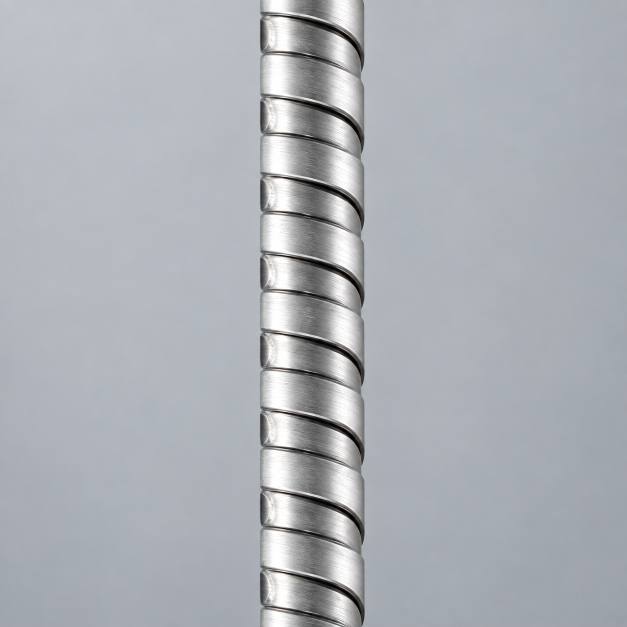
#> input picture imgs/Armour.png, 1254 x 1254 px, given in place of image9.jpg, which was not available (shown at 1/2 size)
$ python prep-client-imgs.py
#> lines starting #> are read from the running program, lines starting #| are printed output that depends on the picture; after the words box and inside, x2 and y2 are one past the last pixel; in counts of white or black regions, pixels touching at a corner belong together; pictures that were not available may be replaced by others from this repository, and a replacement may not be noted
#> in load, im is the input picture: PIL image 1254x1254 RGB; mean R, G, B 172.3, 176.1, 182.1
### build/imgprep.py
# -*- coding: utf-8 -*-
"""Measuring and trimming the photographs the client supplies.

The client asked for the borders off the pictures in docs/web 1.pptx and the
backgrounds left alone. That is one job with two halves, and both halves are
here so that every script preparing a client picture does them the same way:
find what the studio ground actually is, take off the border drawn or framed
around it, and resample to the size the page draws it at without inventing
detail.

Used by build/prep-client-imgs.py and build/relabel-band-cutaway.py.
"""
import numpy as np
from PIL import Image, ImageFilter
from scipy import ndimage


def ground(a):
    """The colour of the studio ground, read off the outer ring.

    The mode of the ring, not the median. Several of these carry a sliver of
    white matte down one side where the client pasted the photograph onto a
    slide, and on the blue montage that sliver drags a median far enough off the
    blue that nothing downstream can tell ground from product.
    """
    ring = np.concatenate([a[0], a[-1], a[:, 0], a[:, -1]])
    q = ring // 6
    key = q[:, 0] * 4096 + q[:, 1] * 64 + q[:, 2]
    vals, counts = np.unique(key, return_counts=True)
    return np.median(ring[key == vals[counts.argmax()]], axis=0)


def content(a, g, tol=10):
    """Everything that is not the ground, with single pixel speckle dropped.

    This is a colour test per pixel, never a flood fill. A flood fill walks from
    the border and can walk straight up a white lead; a colour test cannot,
    because it never asks what a pixel is connected to.
    """
    return ndimage.binary_opening(np.abs(a - g).max(axis=2) > tol, np.ones((3, 3)))


def _bbox(sub, g, tol):
    m = content(sub, g, tol)
    if not m.any():
        return None
    rows = np.where(m.any(axis=1))[0]
    cols = np.where(m.any(axis=0))[0]
    return int(rows[0]), int(rows[-1]) + 1, int(cols[0]), int(cols[-1]) + 1


def crop_borders(im, tol=10, pad_frac=0.012, max_frame=0.10):
    """Take the borders off, and nothing else.

    Two kinds turn up in this deck. One is the flat margin of ground the shot
    was framed with, which leaves the product small in the middle of a lot of
    nothing. The other is a rule the supplier drew round the picture, or the
    sliver of white matte left where the client pasted a photograph onto a
    coloured slide. Both come off. What sits between them and the product is the
    background, and that is left exactly as it was shot.

    The ground colour is read once, off the original, and then held. Re-reading
    it after each crop looks like the same thing and is not: once the margin has
    gone the ring is mostly product, the estimate follows it inward, and the box
    eats the part a slice at a time. That is how the first cut of this took the
    left hand probe off the grounded thermocouple.

    The two passes alternate because a drawn rule only reaches the edge once the
    outer margin has gone, and there is usually a second margin inside the rule.
    """
#> called with tol = 10, pad_frac = 0.012, max_frame = 0.1
    a = np.asarray(im).astype(np.int16)
    h, w, _ = a.shape
#> h = 1254; w = 1254
    g = ground(a)
#> in ground, `key = q[:, 0] * 4096 + q[:, 1] * 64 + q[:, 2]`: key = 5016 values, max 31207 at index 540, min -31273 at index 1962, mean -13216
#> in ground, `vals, counts = np.unique(key, return_counts=True)`: vals = 120 values from -31273 to 31207; counts = 120 values, max 967 at index 35, min 1 at index 0, mean 41.8
#> g = [165, 169, 177]
    t, b, l, r = 0, h, 0, w
#> t = 0; b = 1254; l = 0; r = 1254
    lim = max(3, int(min(h, w) * max_frame))
#> lim = 125
    cut = 0
    for _ in range(64):
        sub = a[t:b, l:r]
        if sub.shape[0] < 8 or sub.shape[1] < 8:
            break
        box = _bbox(sub, g, tol)
        if box is None:
            break
        if box != (0, sub.shape[0], 0, sub.shape[1]):
            y0, y1, x0, x1 = box
            t, b, l, r = t + y0, t + y1, l + x0, l + x1
            continue
        if cut >= lim:
            break
        # No ground left to trim, so every edge is either the product itself or
        # a border drawn over it. A drawn border runs the full length of its
        # side and holds one colour along it; a product that happens to reach
        # the edge does neither, which is what stops the pile of ceramic beads
        # that fills its own frame from being shaved a row at a time.
        m = content(sub, g, tol)
        moved = False
        for side in "tblr":
            line = {"t": sub[0], "b": sub[-1], "l": sub[:, 0], "r": sub[:, -1]}[side]
            hit = {"t": m[0], "b": m[-1], "l": m[:, 0], "r": m[:, -1]}[side]
            # Judge the middle of the line, not its ends. The rule round the
            # thermocouple group is a rounded rectangle, so the last tenth at
            # each end of every side is the corner radius and is ground; testing
            # the whole line scores that rule at 0.8 and leaves it on the page.
            n = len(line)
            core = slice(n // 10, n - n // 10) if n >= 20 else slice(None)
            line, hit = line[core], hit[core]
            if hit.mean() >= 0.95 and (line.max(axis=0) - line.min(axis=0)).max() <= 18:
                t, b, l, r = (t + 1, b, l, r) if side == "t" else \
                             (t, b - 1, l, r) if side == "b" else \
                             (t, b, l + 1, r) if side == "l" else (t, b, l, r - 1)
                moved = True
        if not moved:
            break
        cut += 1
#> this loop made 1 pass
#> box on pass 1: (0, 1254, 0, 1254)
#> pass 1, in _bbox, `m = content(sub, g, tol)`:
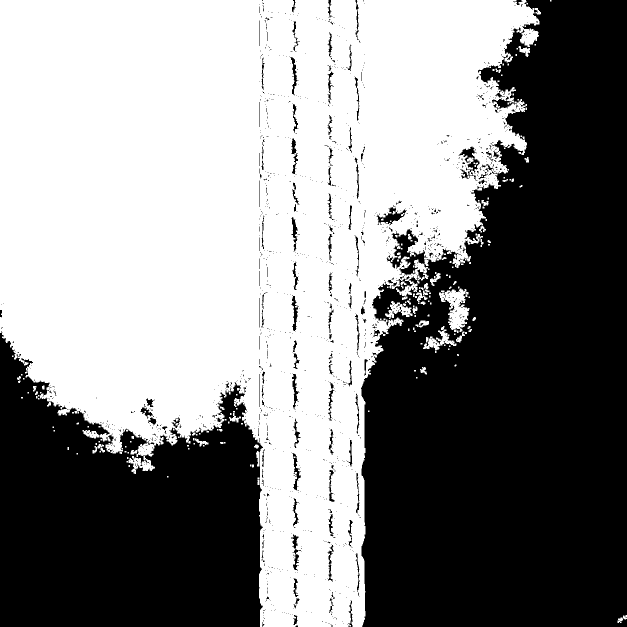
#> m: shape (1254, 1254) bool (shown at 1/2 size); 53.2% white; 1347 black regions (1213 under 20 px), largest, box (x1, y1, x2, y2) and area: (722, 0, 1254, 1254) 500797, (0, 662, 526, 1254) 216861, (917, 293, 959, 361) 947
#> after the loop, cut = 0
    # Hand back a small even margin of the picture's own ground, so the product
    # is not flush against the edge of the box the page draws it in.
    pad = int(round(max(b - t, r - l) * pad_frac))
#> pad = 15
    return im.crop((max(0, l - pad), max(0, t - pad),
                    min(w, r + pad), min(h, b + pad)))


def enhance(im, target_h=None, target_w=None, max_up=1.4, cap=1600):
    """Resample to the size the page draws it at, then restore the edge.

    Never past max_up. These are 200 to 500 px originals and no resample adds
    detail; past about 1.4x the mask is sharpening its own interpolation, which
    reads as a crayon outline round every part. Small and sharp beats big and
    soft, which is the same rule the option catalogue is laid out under.
    """
#> called with target_h = 232, target_w = 440, max_up = 1.4, cap = 1600
    k = min(cap / max(im.size), max_up)
#> k = 1.28
    if target_h:
        k = min(k, target_h / im.height)
#> k = 0.185
    if target_w:
        k = min(k, target_w / im.width)
    if abs(k - 1) > 0.01:
        im = im.resize((max(1, round(im.width * k)), max(1, round(im.height * k))),
                       Image.LANCZOS)
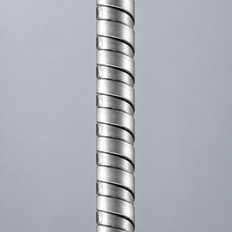
#> im: PIL image 232x232 RGB; mean R, G, B 172.3, 176.1, 182.1
    # Scale the mask to how far it was stretched, and hold a threshold so the
    # flat ground does not come back as JPEG noise.
    pct = int(min(150, 60 + 110 * max(0.0, k - 1)))
#> pct = 60
    return im.filter(ImageFilter.UnsharpMask(radius=1.1, percent=pct, threshold=3))


def _hex(g):
    return "#%02x%02x%02x" % tuple(int(round(v)) for v in g)

### build/prep-client-imgs.py
#!/usr/bin/env python3
# -*- coding: utf-8 -*-
"""Prepare the photographs the client supplied in docs/web 1.pptx.

    python3 build/prep-client-imgs.py

The client marked up screenshots of the preview site in PowerPoint and dropped a
photograph onto each slot they wanted filled. Those photographs come out of the
deck as ppt/media/imageNN, which is what docs/uploads-2026-08-31/web1-ppt-images
holds, byte for byte. This turns them into files in imgs/: family cards, option
thumbnails, and the larger presentation images (hero, construction, selection).

The background stays. An earlier cut of this knocked the studio ground out to
transparency so one picture could sit on a warm card and the next on a sunk
panel, and it cost real product: the white braided lead off the Type K
thermocouple, the fine wire off the grounded probe, and most of the pile of
ceramic beads, which came out as confetti. A flood fill cannot tell a white lead
on a white sweep from the sweep. So nothing is erased here. What comes off is
the border, and where the ground that is left is not the colour of the panel it
lands on, the panel is repainted to match it: every output records its own
ground colour in imgs/client-imgs.json and the build reads it back.

Sharpening is the other half. Most of these arrive between 200 and 500 px, which
is at or just under the size the page draws them at on a 2x screen, so they go
up by at most 1.4x on Lanczos and take an unsharp mask scaled to how far they
were stretched. That does not invent detail. It recovers the edge contrast the
resample costs, which is the part that reads as blur.

image40.jpg is deliberately absent: it carries another supplier's watermark.
"""
import json
import os
import sys
import warnings

import numpy as np
from PIL import Image
from scipy import ndimage

HERE = os.path.dirname(os.path.abspath(__file__))
sys.path.insert(0, HERE)

from imgprep import _hex, crop_borders, enhance, ground  # noqa: E402

ROOT = os.path.join(HERE, "..")
SRC = os.path.join(ROOT, "docs", "uploads-2026-08-31", "web1-ppt-images")
IMGS = os.path.join(ROOT, "imgs")
META = os.path.join(IMGS, "client-imgs.json")

# Crops the client set in PowerPoint, as the deck records them: a fraction of
# each side, in hundred thousandths. Honouring them is not a nicety. On the coil
# selection shot the client cropped away half the frame, and a build that reads
# only ppt/media ships the half they cut.
PPT_CROP = {
    "image26.jpeg": {"l": 5461, "t": 12122, "r": 5598, "b": 5454},
    "image55.jpg": {"t": 26500, "b": 26917},
    "image65.jpg": {"t": 28584, "r": -2, "b": 18244},
    "image66.jpg": {"l": 25969, "r": 18744, "b": -1},
}

_meta = {}


def load(name, ppt_crop=True):
    im = Image.open(os.path.join(SRC, name))
    if im.mode in ("RGBA", "LA", "P"):
        im = im.convert("RGBA")
        flat = Image.new("RGBA", im.size, (255, 255, 255, 255))
        im = Image.alpha_composite(flat, im)
    im = im.convert("RGB")
    if ppt_crop and name in PPT_CROP:
        im = _srcrect(im, PPT_CROP[name])
    return im


# [7 lines left out: function _srcrect, not called in this run]


def save(im, path, quality=88, line_art=False, has_ground=True):
    """Write the picture and record its size and its ground colour.

    JPEG for a photograph unless the output name is already .png, which is how
    the enhanced client set is stored. The one other exception is the three coil
    exit drawings, which are pen on white: a palette PNG of those is both
    smaller than the JPEG and lossless, where a JPEG rings visibly along every
    line.
    """
#> called with path = 'build/../imgs/cartridge-heaters.png', quality = 88, line_art = False, has_ground = True
    os.makedirs(os.path.dirname(path), exist_ok=True)
    if line_art:
        q = im.quantize(colors=256, method=Image.FASTOCTREE)
        with warnings.catch_warnings():
            warnings.simplefilter("ignore", UserWarning)
            q.save(path, "PNG", optimize=True)
    elif path.lower().endswith(".png"):
        im.save(path, "PNG", optimize=True)
    else:
        im.save(path, "JPEG", quality=quality, optimize=True, progressive=True)
    # A photograph of a room has no studio ground, so it records none: it is
    # drawn cover, filling its box edge to edge, and there is no panel showing
    # round it that would need repainting to match.
    g = _hex(ground(np.asarray(im).astype(np.int16))) if has_ground else None
#> in ground (call 2), `ring = np.concatenate([a[0], a[-1], a[:, 0], a[:, -1]])`: ring = 928 rows, first 8: [191, 195, 202], [191, 195, 202], [192, 196, 202], [193, 196, 203], [191, 195, 201], [189, 194, 200], [189, 194, 200], [190, 194, 200]
#> in ground (call 2), `q = ring // 6`: q = 928 rows, first 8: [31, 32, 33], [31, 32, 33], [32, 32, 33], [32, 32, 33], [31, 32, 33], [31, 32, 33], [31, 32, 33], [31, 32, 33]
#> g = '#a5a9b1'
    key = os.path.relpath(path, IMGS).replace(os.sep, "/")
    _meta[key] = {"w": im.width, "h": im.height, "ground": g}
    return path, im.size, g


def prep(name, out, dest, target_h=None, target_w=None, max_up=1.4, cap=1600,
         crop=None, quality=88, line_art=False, tol=10, pad_frac=0.012):
    im = load(name)
    if crop:
        im = im.crop(crop)
    im = enhance(crop_borders(im, tol=tol, pad_frac=pad_frac),
                 target_h=target_h, target_w=target_w, max_up=max_up, cap=cap)
    return save(im, os.path.join(dest, out), quality=quality, line_art=line_art)


# [82 lines left out: functions pair, panel, photo, photo_collage, not called in this run]


# ---- one per product family, for the cards on home and products ------------
#
# Drawn 116 px tall inside a card that is at least 250 px wide, so 232 by about
# 440 covers a 2x screen. The width cap is the one that usually binds: a phone
# goes single column and draws these wider than the desktop grid does.
FAMILY_CARDS = [
    ("image9.jpg", "cartridge-heaters.png", {}),
    ("image10.jpg", "coil-heaters-hero.png", {}),
    ("image11.png", "band-heaters.png", {}),
    ("image12.png", "nozzle-heaters.png", {}),
    ("image14.jpg", "strip-heaters.png", {}),
    ("image15.jpg", "tubular-heaters-u-and-w-forms.png", {}),
    # The only one whose border is not found by measurement. It is a rounded
    # rule, so the last tenth of every side is corner radius and reads as
    # ground, and JPEG has left a warm three by three smudge in each of the four
    # corners outside it, which is far enough off white to be product and so
    # holds the box out past the rule. Crop inside the rule and the general
    # trim finishes the job.
    ("image16.jpg", "thermocouples-and-sensors-range.png", {"crop": (13, 13, 387, 317)}),
    ("image17.jpeg", "ceramic-infrared-heaters.png", {}),
]

# ---- option thumbnails, drawn in a 132 px slot -----------------------------
OPTION_PARTS = [
    ("image31.jpg", "ch-straight.png", {}),
    ("image33.jpg", "ch-ceramic-beading.png", {}),
    ("image35.jpg", "ch-thermocouple-j.png", {}),
    ("image36.jpg", "ch-thermocouple-k.png", {}),
    ("image37.png", "ch-thermocouple-grounded.png", {}),
    ("image38.png", "ch-strain-clamp.png", {}),
    ("image48.png", "co-exit-tangential.png", {"line_art": True}),
    ("image49.png", "co-exit-radial.png", {"line_art": True}),
    ("image50.png", "co-exit-axial.png", {"line_art": True}),
    ("image51.jpg", "co-thermocouple-none.png", {}),
    ("image52.jpg", "co-thermocouple-j.png", {}),
    ("image53.jpg", "co-thermocouple-k.png", {}),
]

# ---- the larger presentation images ----------------------------------------
#
# band-construction is not here: it is a line drawing with callout labels, it
# wants lossless, and build/relabel-band-cutaway.py owns it because the labels
# are reset into Inter on the way through.
PRESENTATION = [
    ("image57.jpg", "band-hero.png", {"cap": 1000}),
    ("image22.png", "products-hero.png", {"cap": 820, "max_up": 1.2}),
    ("image43.png", "coil-construction.png", {"target_h": 420}),
    ("image55.jpg", "coil-selection.png", {"cap": 900}),
    ("image24.jpg", "cartridge-hero.png", {"cap": 1000, "quality": 86}),
]


def main():
    print("family cards -> imgs/")
    for name, out, kw in FAMILY_CARDS:
        kw = dict(kw)
        kw.setdefault("target_h", 232)
        kw.setdefault("target_w", 440)
        p, size, g = prep(name, out, IMGS, **kw)
#> size = (232, 232); g = '#a5a9b1'
        print("  %-14s %-32s %4dx%-4d %7d B  ground %s"
              % (name, out, size[0], size[1], os.path.getsize(p), g))
#|   image9.jpg     cartridge-heaters.png             232x232    53129 B  ground #a5a9b1
#> pass 2 of the loop in main, `for name, out, kw in FAMILY_CARDS:`:
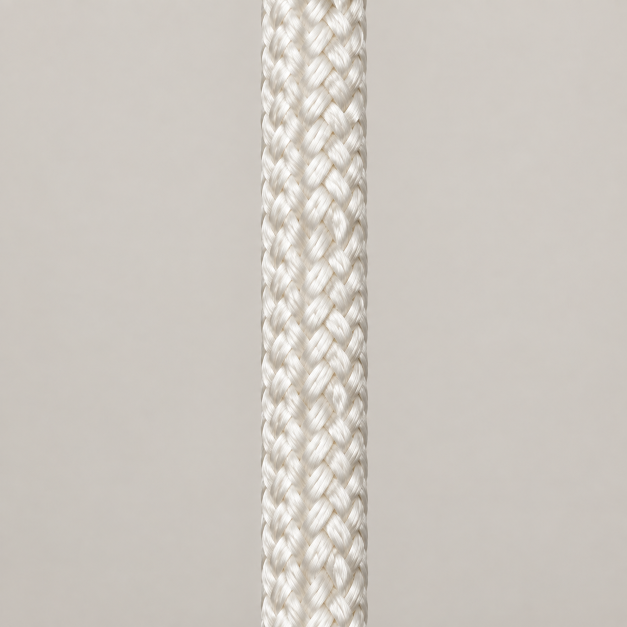
#> input picture imgs/Braided-Metal-sleeve.png, 1254 x 1254 px, given in place of image10.jpg, which was not available (shown at 1/2 size)
#> in load, im is the input picture: PIL image 1254x1254 RGB; mean R, G, B 206.2, 200.6, 193.9
#> the loop in crop_borders (call 2), `for _ in range(64):` made 2 passes
#> (y0, y1, x0, x1) on pass 1: (0, 1254, 521, 737)
#> pass 1, in _bbox (call 2), `m = content(sub, g, tol)`:
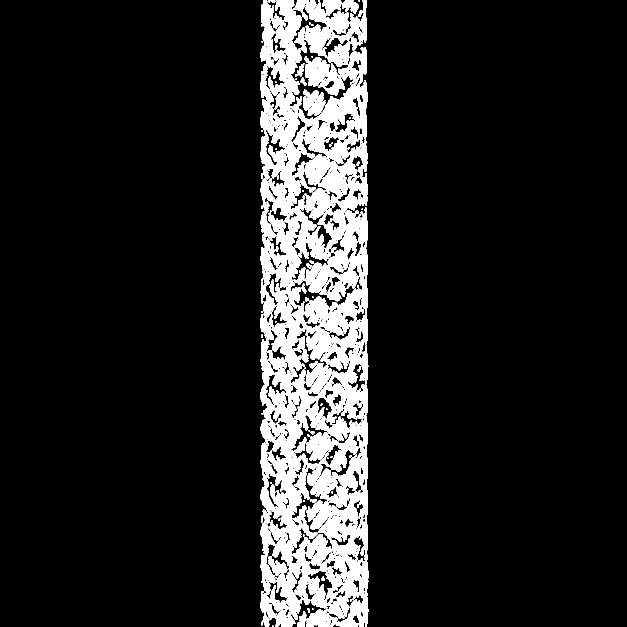
#> m: shape (1254, 1254) bool (shown at 1/2 size); 12.6% white; 78 white regions (43 under 20 px), largest, box (x1, y1, x2, y2) and area: (521, 0, 737, 1254) 181555, (587, 0, 734, 133) 9865, (606, 179, 651, 232) 1654
#> in enhance (call 2), `k = min(cap / max(im.size), max_up)`: k = 1.28
#> in enhance (call 2), `k = min(k, target_h / im.height)`: k = 0.185
#> in enhance (call 2), `im = im.resize((max(1, round(im.width * k)), max(1, round(im.height * ..`:
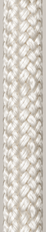
#> im: PIL image 46x232 RGB; mean R, G, B 212.2, 206.1, 197.6
#> ring = 556 rows, first 8: [207, 202, 195], [207, 202, 195], [207, 201, 194], [197, 192, 184], [236, 235, 229], [224, 220, 213], [220, 215, 208], [235, 231, 225]
#> q = 556 rows, first 8: [34, 33, 32], [34, 33, 32], [34, 33, 32], [32, 32, 30], [39, 39, 38], [37, 36, 35], [36, 35, 34], [39, 38, 37]
#> in main, `p, size, g = prep(name, out, IMGS, **kw)`: size = (46, 232); g = '#cec8c2'
#|   image10.jpg    coil-heaters-hero.png              46x232    24438 B  ground #cec8c2

    print("option thumbnails -> imgs/")
    for name, out, kw in OPTION_PARTS:
        kw = dict(kw)
        kw.setdefault("target_h", 264)
        kw.setdefault("target_w", 400)
        p, size, g = prep(name, out, IMGS, **kw)
        print("  %-14s %-32s %4dx%-4d %7d B  ground %s"
              % (name, out, size[0], size[1], os.path.getsize(p), g))

    print("presentation -> imgs/")
    for name, out, kw in PRESENTATION:
        p, size, g = prep(name, out, IMGS, **dict(kw))
        print("  %-14s %-32s %4dx%-4d %7d B  ground %s"
              % (name, out, size[0], size[1], os.path.getsize(p), g))

    # The client's own composite: three cutaway panels on a blue to red
    # gradient. The gradient fights every colour on the site, and the third
    # panel is a tubular heater, so the panels come out on their own. The
    # cartridge crop starts below the Swiftheat logo the client put at the top
    # of their first panel: the masthead already carries it, and a second one
    # inside a figure reads as a stock graphic rather than as our own drawing.
    print("client composite image26.jpeg -> panels")
    for out, box in [("cartridge-construction.jpg", (86, 268, 1379, 872)),
                     ("tubular-construction.jpg", (96, 911, 1367, 1582))]:
        p, size, g = panel("image26.jpeg", out, IMGS, box)
        print("  %-14s %-32s %4dx%-4d %7d B  ground %s"
              % ("image26.jpeg", out, size[0], size[1], os.path.getsize(p), g))

    # Two photographs for one slot: the band heater application shot. Both carry
    # a crop the client set in PowerPoint, which is where the framing came from.
    print("pair -> imgs/")
    p, size, g = pair(["image65.jpg", "image66.jpg"], "band-selection.png", IMGS)
    print("  %-14s %-32s %4dx%-4d %7d B  ground %s"
          % ("image65+66", "band-selection.png", size[0], size[1], os.path.getsize(p), g))

    # The home page hero. The client piled six photographs of the works onto
    # this one slot: three of the building, two of the floor, one of an engineer
    # at his desk. Three of them are already carrying the about and quality
    # pages, so this takes one frame from each of the three registers rather
    # than repeating either of those collages wholesale.
    print("home hero collage -> imgs/")
    p, size, g = photo_collage(["image1.jpeg", "image5.jpeg", "image7.jpeg"],
                               "home-hero-works.jpg", IMGS, size=(1100, 733))
    print("  %-14s %-32s %4dx%-4d %7d B  ground %s"
          % ("image1+5+7", "home-hero-works.jpg", size[0], size[1], os.path.getsize(p), g))

    print("photographs -> imgs/")
    p, size, g = photo("image30.jpeg", "cartridge-double-ended.png", IMGS,
                       box=(300, 250, 3450, 2300), cap=1200)
    print("  %-14s %-32s %4dx%-4d %7d B  ground %s"
          % ("image30.jpeg", "cartridge-double-ended.png", size[0], size[1],
             os.path.getsize(p), g))

    with open(META, "w", encoding="utf-8") as fh:
        json.dump(dict(sorted(_meta.items())), fh, indent=1, sort_keys=True)
        fh.write("\n")
    print("\n%s  %d entries" % (os.path.relpath(META, ROOT), len(_meta)))


if __name__ == "__main__":
#> (the run stopped early here; a loop or call above may not have finished)
